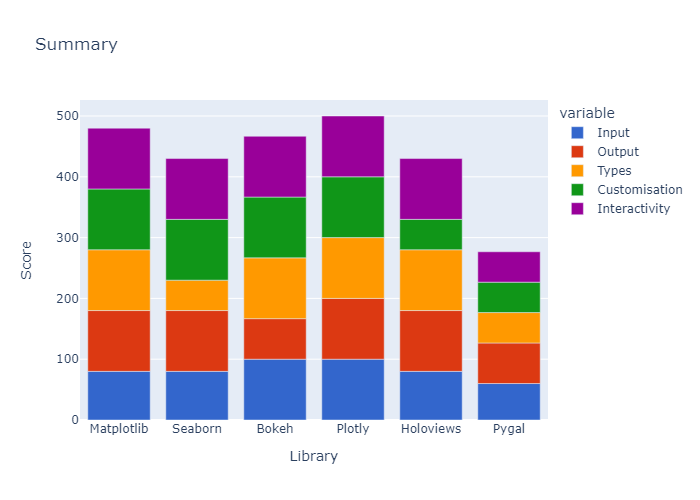

Here is the Python script that generated this plot:
import pandas
import plotly.express as px

df = pandas.read_csv("Summary.csv")

fig = px.bar(df, x="Library", y=["Input", "Output", "Types", "Customisation", "Interactivity"], title="Summary", labels={'value': 'Score'}, color_discrete_sequence=px.colors.qualitative.G10)

fig.write_image("Summary.svg")
fig.show()
